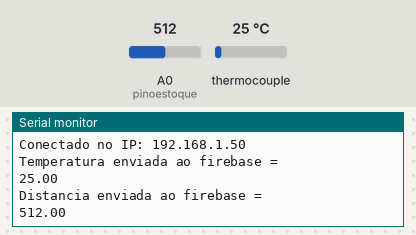
Simulated run of this sketch. Board: ESP8266 (NodeMCU). Parts: the last lines printed to the serial monitor. The test bench sets the inputs (shaded band); at power-on: thermocouple 25 °C, A0 (pinoestoque) = 512. WiFi joins after 1.5 s; servers stay silent unless stated.

Above: at 3.7 s.
3.8 s: thermocouple set to 6 °C
At 4.7 s:
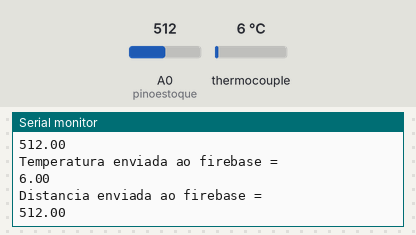
5.6 s: A0 (pinoestoque) set to 716
At 7.2 s:
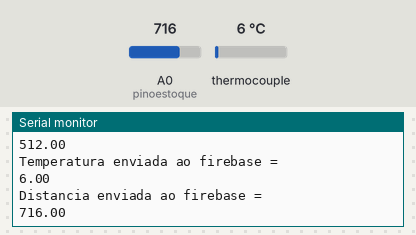
7.4 s: thermocouple set to 75 °C
At 8.9 s:
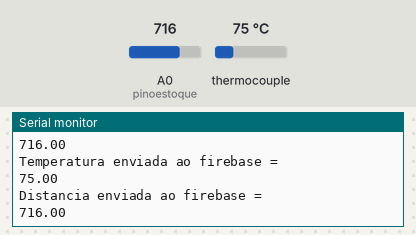
9.2 s: A0 (pinoestoque) set to 900
At 11.0 s:
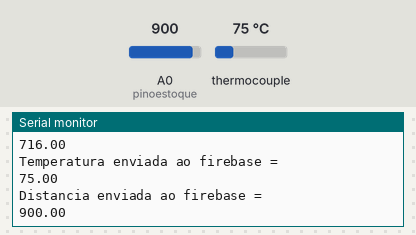
Timing chart, 0 to 12.0 s (numbered marks = the images above; inputs shaded):
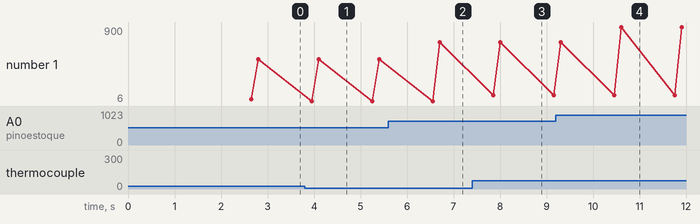

Measured:
- after the input at 3.8 s, the serial monitor: prints a new line after 0.16 s (image 1)
- after the input at 5.6 s, the serial monitor: prints a new line after 1.1 s (image 2)
- after the input at 7.4 s, the serial monitor: prints a new line after 0.46 s (image 3)
- after the input at 9.2 s, the serial monitor: prints a new line after 1.4 s (image 4)
- plotted number 1: 512 → 716 after the input at 5.6 s, 716 → 75 after the input at 7.4 s, 75 → 900 after the input at 9.2 s

The sketch:

Firebase_v2.2.ino
```cpp
/*
 * MUMID prototype 2021
 *
 * Placa 1 - envio de dados sensores para plataforma Firebase e Google sheets
 *
 * by: estudante Thales 3° ano IFSC campus Criciúma
 *
 */

#include <ESP8266WiFi.h>
#include <FirebaseESP8266.h>
#include <WiFiClientSecure.h>

//sensor de temp (MAX31855)
#include <SPI.h>
#include "Adafruit_MAX31855.h"

#define MAXDO   12
#define MAXCS   15
#define MAXCLK  13

Adafruit_MAX31855 thermocouple(MAXCLK, MAXCS, MAXDO);

float temp = 0;

//sensor estoque
#define pinoestoque A0
int distancia = 0;

//Firebase

#define FIREBASE_HOST "https://mumid-prototype-23da6-default-rtdb.firebaseio.com/"
#define FIREBASE_AUTH "bqZy1UegK5hvvwkfYG7TL3k4TZFluxE673H8qrzD"
FirebaseData firedata;

//WiFi

#define WIFI_SSID "Minha rede"
#define WIFI_PASSWORD "360360180"

//endereço do script Google Sheets
const char* host = "script.google.com";
const int httpsPort = 443;

WiFiClientSecure client;

String GAS_ID = "1gfnjP7Wut2MBG5AcEEcGG_dnW5Z76F2naBuqNei710k"; //--> spreadsheet script ID

void setup() {

  Serial.begin(9600);

  //setando pinos

    pinMode(A0, INPUT);

  //conectando com wifi

    WiFi.begin(WIFI_SSID, WIFI_PASSWORD);
    Serial.print("Conectando em: ");
    Serial.print(WIFI_SSID);
      while (WiFi.status() != WL_CONNECTED) {
      Serial.print(".");
      delay(500);
    }
    Serial.println();
    Serial.print("Conectado no IP: ");
    Serial.println(WiFi.localIP());

  //inciando conexão firebase

    Firebase.begin(FIREBASE_HOST, FIREBASE_AUTH);
    Firebase.reconnectWiFi(true);
    delay(1000);

  client.setInsecure();
}

void loop() {

 //leitura de medidas
 temp = thermocouple.readCelsius();
 distancia = analogRead(A0);

 envia_firebase(temp,distancia);

 delay(1000);

}

void envia_firebase(float temp_f,float estoque_f){

  //firebase
  if (Firebase.setFloat(firedata, "/status/1forno1", temp_f)) {    // On successful Write operation, function returns 1

    Serial.println("Temperatura enviada ao firebase =");
    Serial.println(temp_f);
    Serial.println("\n");

  }else {
    Serial.println(firedata.errorReason());
  }
  if (Firebase.setFloat(firedata, "/status/acucar", estoque_f)) {    // On successful Write operation, function returns 1

    Serial.println("Distancia enviada ao firebase = ");
    Serial.println(estoque_f);
    Serial.println("\n");

  }else {
    Serial.println(firedata.errorReason());
  }
}
```
